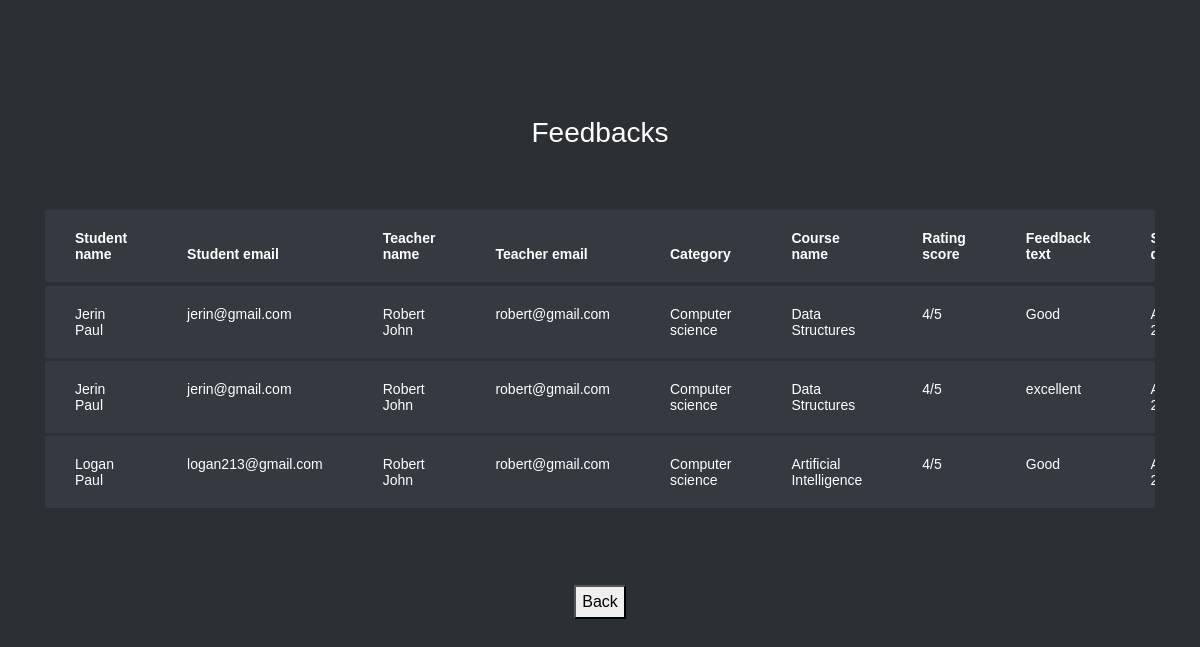
/feedbak, run on the app's committed database.
### learn/models.py (models this page shows, shortened)
class Feedback(models.Model):
    Rating_score = models.IntegerField(null=True)
    Feedback_text = models.TextField(null=True)
    Submission_date = models.DateField(auto_now_add=True,null=True)
    Feed_reg = models.ForeignKey(Registration, on_delete=models.SET_NULL, null = True,related_name='feedback_st_reg')
    Feed_tea_reg = models.ForeignKey(Registration, on_delete=models.SET_NULL, null=True, related_name='feedback_tea_reg')
    Feed_cou = models.ForeignKey(Course, on_delete=models.CASCADE, null=True, related_name='feedback_to_course')

class Registration(models.Model):
    Password = models.CharField(max_length=200, null=True)
    Registration_date = models.DateField(auto_now_add=True, null=True)
    Num_of_courses_enrolled = models.IntegerField(null=True)
    Num_of_courses_completed = models.IntegerField(null=True)
    Qualification = models.TextField(null=True)
    Introduction_brief = models.TextField(null=True)
    Image = models.ImageField(upload_to='media', null=True)
    Num_of_enrolled_students = models.IntegerField(null=True)
    Average_review_rating = models.IntegerField(null=True)
    Num_of_reviews = models.IntegerField(null=True)
    About_website = models.TextField(null=True)
    Registration_fee = models.IntegerField(null=True)
    User_role = models.CharField(max_length=200, null=True)
    user = models.OneToOneField(User,on_delete = models.CASCADE, null = True)

class Course(models.Model):
    Course_title = models.CharField(max_length=200, null=True)
    Course_brief = models.TextField(null=True)
    Course_duration = models.IntegerField(null=True)
    Course_fee = models.FloatField(null=True)
    Language = models.CharField(max_length=200, null=True)
    cou_cat = models.ForeignKey(Category, on_delete=models.CASCADE, null=True,related_name = 'Course_to_category')
    cou_reg = models.ForeignKey(Registration, on_delete=models.SET_NULL, null=True, related_name = 'Course_to_registration')

class Category(models.Model):
    Category_title = models.CharField(max_length=200, null=True)
    Image = models.ImageField(null=True)

### learn/views.py (the view)
# urls.py: path('feedbak', learn.views.feedbak, name='feedbak'),
def feedbak(request):
    se = Feedback.objects.all()
    return render(request,'feedbak.html',{'se':se})

### Templates/feedbak.html (shortened to what this page needs)
{% load static %}
<html lang="en">
  <head>
 <link rel="stylesheet" href="https://stackpath.bootstrapcdn.com/font-awesome/4.7.0/css/font-awesome.min.css">
 <link rel="stylesheet" href="{% static 'tabble/css/style.css' %}">
 </head>
 <body>
 <section class="ftco-section">
  <div class="container">
   <div class="row justify-content-center">
    <div class="col-md-6 text-center mb-5">
     <h2 class="heading-section">Feedbacks</h2>
    </div>
   </div>
   {% if se %}
   <div class="row">
    <div class="col-md-12">
     <div class="table-wrap">
      <table class="table table-bordered table-dark table-hover">
        <thead>
          <tr>
                                <th>
                                    Student name
                                </th>
                                <th>
                                    Student email
                                </th>
                                <th>
                                    Teacher name
                                </th>
                                <th>
                                    Teacher email
                                </th>
                                <th>
                                    Category
                                </th>
                                <th>
                                    Course name
                                </th>
                                <th>
                                    Rating score
                                </th>
                                <th>
                                    Feedback text
                                </th>
                                <th>
                                </th>
          </tr>
        </thead>
        <tbody>
        {% for i in se %}
          <tr>
                              <td>
                                  {{i.Feed_reg.user.first_name}} {{i.Feed_reg.user.last_name}}
                              </td>
                              <td>
                                  {{i.Feed_reg.user.email}}
                              </td>
                              <td>
                                  {{i.Feed_tea_reg.user.first_name}} {{i.Feed_tea_reg.user.last_name}}
                              </td>
                              <td>
                                  {{i.Feed_tea_reg.user.email}}
                              </td>
                              <td>
                                  {{i.Feed_cou.cou_cat.Category_title}}
                              </td>
                              <td>
                                  {{i.Feed_cou.Course_title}}
                              </td>
                              <td>
                                  {{i.Rating_score}}/5
                              </td>
                              <td>
                                  {{i.Feedback_text}}
                              </td>
                              <td>
                              </td>
          </tr>
        {% endfor %}
        </tbody>
      </table>
     </div>
    </div>
   </div>
   {% else %}
   <h1 align="center" style="color:blue">No feedbacks available</h1>
   {% endif %}
</div>
  <br><br>
  <div align="center">
   <button type="submit" onclick="location.href='{% url 'admin_home' %}'" name='mybtn2'>Back</button>
  </div>
 </section>
 </body>
</html>

### data on the page
Feedback: Feed_reg.user.first_name "Jerin", Feed_reg.user.last_name "Paul", Feed_reg.user.email "jerin@gmail.com", Feed_tea_reg.user.first_name "Robert", Feed_tea_reg.user.last_name "John", Feed_tea_reg.user.email "robert@gmail.com", Feed_cou.cou_cat.Category_title "Computer science", Feed_cou.Course_title "Data Structures", Rating_score "4", Feedback_text "Good"
Feedback: Feed_reg.user.first_name "Jerin", Feed_reg.user.last_name "Paul", Feed_reg.user.email "jerin@gmail.com", Feed_tea_reg.user.first_name "Robert", Feed_tea_reg.user.last_name "John", Feed_tea_reg.user.email "robert@gmail.com", Feed_cou.cou_cat.Category_title "Computer science", Feed_cou.Course_title "Data Structures", Rating_score "4", Feedback_text "excellent"
Feedback: Feed_reg.user.first_name "Logan", Feed_reg.user.last_name "Paul", Feed_reg.user.email "logan213@gmail.com", Feed_tea_reg.user.first_name "Robert", Feed_tea_reg.user.last_name "John", Feed_tea_reg.user.email "robert@gmail.com", Feed_cou.cou_cat.Category_title "Computer science", Feed_cou.Course_title "Artificial Intelligence", Rating_score "4", Feedback_text "Good"
